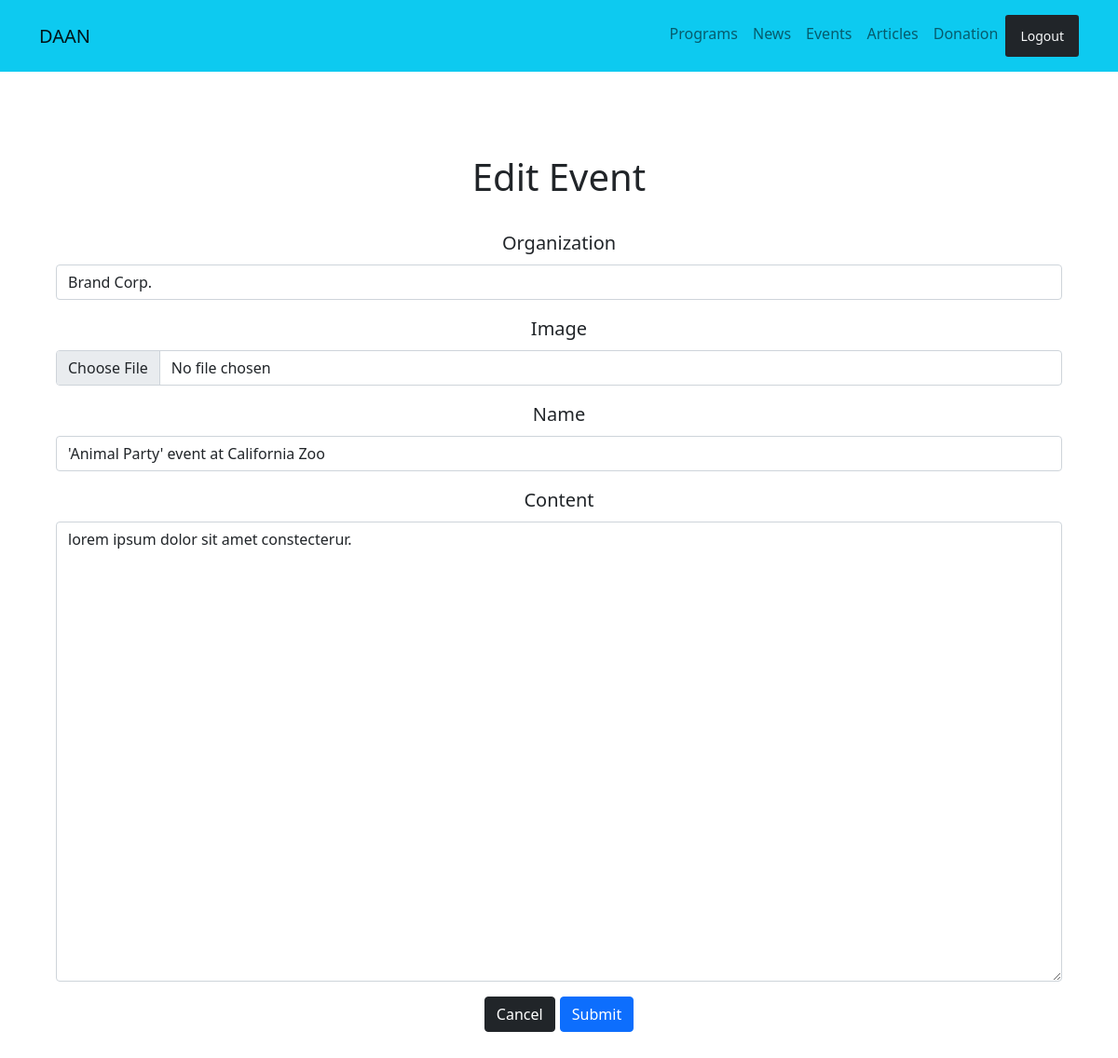
Screenshot of /admin/edit_event.php?event_id=1 with the database file from the repository.
### tables this page shows
CREATE TABLE `event` (
  `event_id` int(11) NOT NULL,
  `organization_id` int(11) NOT NULL,
  `image` varchar(255) NOT NULL,
  `name` varchar(255) NOT NULL,
  `content` text NOT NULL,
  `date` timestamp NOT NULL DEFAULT current_timestamp(),
  `active` tinyint(4) NOT NULL DEFAULT 0
);

### database/db.php (called while the page is built, shortened)
<?php
require('connect.php');
function executeQuery($sql, $data) {
  global $conn;
  $stmt = $conn->prepare($sql);
  $values = array_values($data);
  $types = str_repeat('s', count($values));
  $stmt->bind_param($types, ...$values);
  $stmt->execute();
  return $stmt;
}
function selectAll($table, $conditions = []) {
  global $conn;
  $sql = "SELECT *FROM $table";
  if (empty($conditions)) {
    $stmt = $conn->prepare($sql);
    $stmt->execute();
    $records = $stmt->get_result()->fetch_all(MYSQLI_ASSOC);
    return $records;
  }
}
function selectOne($table, $conditions = []) {
  global $conn;
  $sql = "SELECT *FROM $table";
  if (empty($conditions)) {
    $stmt = $conn->prepare($sql);
    $stmt->execute();
    $records = $stmt->get_result()->fetch_all(MYSQLI_ASSOC);
    return $records;
  } else {
    $i = 0;
    foreach ($conditions as $key => $value) {
      if ($i == 0) {
        $sql = $sql . " WHERE $key=?";
      } else {
        $sql = $sql . " AND $key=?";
      }
      $i++;
    }
    $sql = $sql . " LIMIT 1";
    $stmt = executeQuery($sql, $conditions);
    $records = $stmt->get_result()->fetch_assoc();
    return $records;
  }
}

### controller/event_handler.php (called while the page is built, shortened)
<?php
$organizations = selectAll('organization');
if (isset($_GET['event_id'])) {
  $id = $_GET['event_id'];
  $event = selectOne('event', ['event_id' => $id]);
  $org_id = $event['organization_id'];;
  $name = $event['name'];;
  $content = $event['content'];;
}

### controller/event.php (called while the page is built, shortened)
<?php
include(ROOT_PATH . '/database/db.php');
include(ROOT_PATH . '/controller/event_handler.php');

### admin/edit_event.php (the view, shortened to what this page needs)
<?php include(ROOT_PATH . '/controller/event.php'); ?>
<!DOCTYPE html>
<html lang="en">
<head>
    <link href="https://cdn.jsdelivr.net/npm/bootstrap@5.0.2/dist/css/bootstrap.min.css" rel="stylesheet"
>
    <link rel="stylesheet" href="../assets/css/style.css">
</head>
<body>
  <?php include("../include/navbar_admin.php"); ?>
  <section class="p-5">
    <div class="container">
      <div class="row text-center g-4 my-4" id="events">
        <h1>Edit Event</h1>
        <div class="container lead">
          <form action="edit_event.php" method="post" enctype="multipart/form-data">
            <div class="mb-3">
              <label for="org_name" class="form-label">Organization</label>
              <select class="form-control" id="org_name" name="organization_id">
                <?php foreach ($organizations as $key => $organization): ?>
                  <?php if(!empty($org_id) && $org_id == $organization['organization_id']): ?>
                      <option selected value="<?php echo $organization['organization_id']; ?>"><?php echo $organization['organization_name']; ?></option>
                    <?php else: ?>
                      <option value="<?php echo $organization['organization_id']; ?>"><?php echo $organization['organization_name']; ?></option>
                  <?php endif; ?>
                <?php endforeach; ?>
              </select>
            </div>
            <div class="mb-3">
              <label for="event_image" class="form-label">Image</label>
              <input type="file" class="form-control" id="event_image" name="image" value="<?php echo $image; ?>">
            </div>
            <div class="mb-3">
              <label for="event_name" class="form-label">Name</label>
              <input type="text" class="form-control" id="event_name" name="name" value="<?php echo $name; ?>">
            </div>
            <div class="mb-3">
              <label for="event_con" class="form-label">Content</label>
              <textarea rows="20" cols="50" class="form-control" id="event_con" name="content"><?php echo $content; ?></textarea>
            </div>
            <a href="index.php" role="button" class="btn btn-dark">Cancel</a>
            <button type="submit" class="btn btn-primary" name="edit_btn">Submit</button>
          </form>
        </div>
      </div>
    </div>
  </section>
</body>
</html>

### assets/css/style.css (style rules this page uses)
body::before { display: block; content: ''; height: 70px; }

### rows the page displays
event: name "'Animal Party' event at California Zoo", content "lorem ipsum dolor sit amet constecterur."

### other values shown
form field organization_id "Brand Corp."
